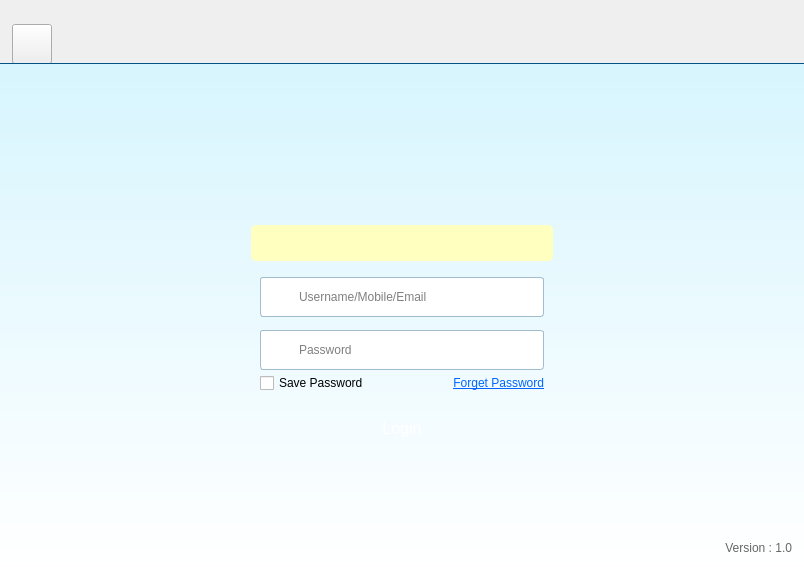
<?xml version="1.0" encoding="UTF-8"?>
<ui version="4.0">
 <class>ns::PageLogin</class>
 <widget class="QWidget" name="ns::PageLogin">
  <property name="geometry">
   <rect>
    <x>0</x>
    <y>0</y>
    <width>804</width>
    <height>567</height>
   </rect>
  </property>
  <property name="windowTitle">
   <string>YesPo Service Client</string>
  </property>
  <property name="styleSheet">
   <string notr="true">* {
	font-family: Verdana, &quot;宋体&quot;, Arial, Sans-serif, Segoe UI, Tahoma;
}

#widgetTop {
	background: transparent;
}

#widgetTop #labelCaption {
	font-size: 28px;
	font-weight: bold;
	color: #ffffff;
}

#widgetTop #pushButtonBack {
	border-image: url(:/images/ui/login_back.png);
}

#widgetTop #pushButtonBack:hover {
	border-image: url(:/images/ui/login_back_hover.png);
}

#widgetBottom {
	background: qlineargradient(x1: 0, y1: 0, x2: 0, y2: 1,stop: 0 #d7f5fe, stop: 1.0 #ffffff);
/*	border-bottom-left-radius: 3px;
	border-bottom-right-radius: 3px;*/
	border-top:1px solid #035388;
}

#widgetBottom #labelPhoto {
	background-image: url(:/images/ui/login_photo.png);
	border-radius: 50px;
}

#widgetBottom #labelErrorMsg {
	background: #ffffbf;
	border-radius: 5px;
}

#widgetBottom QLineEdit {
	border: 1px solid #A2BDCE;
	border-radius: 3px;
	background-repeat: none;
	padding-left: 36px;
}

#widgetBottom #lineEditUserName {
	background-image: url(:/images/ui/login_username.png);
}

#widgetBottom #lineEditPassword {
	background-image: url(:/images/ui/login_password.png);
}

#widgetBottom #pushButtonForgetPassword {
	border: none;
	color: #0066ff;
	text-decoration: underline;
	text-align: right;
}

#widgetBottom #pushButtonLogin {
	color: #ffffff;
	font-size: 16px;
	border-image: url(:/images/ui/bi_login.png) 0 3 0 3;
	border-top: 0px transparent;
	border-right: 3px transparent;
	border-bottom: 0px transparent;
	border-left: 3px transparent;
	text-align: center;
}

#widgetBottom #pushButtonLogin:hover {
	border-image: url(:/images/ui/bi_login_hover.png) 0 3 0 3;
}

#widgetBottom #pushButtonLogin:pressed {
	border-image: url(:/images/ui/bi_login_pressed.png) 0 3 0 3;
}

#widgetBottom #labelLoginVersion {
	font-size: 12px;
	color: #666666;
	padding-top: 10px;
}</string>
  </property>
  <layout class="QVBoxLayout" name="verticalLayout_2">
   <property name="spacing">
    <number>0</number>
   </property>
   <property name="margin">
    <number>0</number>
   </property>
   <item>
    <widget class="QWidget" name="widgetTop" native="true">
     <property name="minimumSize">
      <size>
       <width>0</width>
       <height>63</height>
      </size>
     </property>
     <property name="maximumSize">
      <size>
       <width>16777215</width>
       <height>63</height>
      </size>
     </property>
     <layout class="QVBoxLayout" name="verticalLayout">
      <property name="spacing">
       <number>0</number>
      </property>
      <property name="topMargin">
       <number>9</number>
      </property>
      <property name="bottomMargin">
       <number>0</number>
      </property>
      <item>
       <layout class="QHBoxLayout" name="horizontalLayout">
        <property name="leftMargin">
         <number>3</number>
        </property>
        <property name="topMargin">
         <number>15</number>
        </property>
        <property name="bottomMargin">
         <number>0</number>
        </property>
        <item>
         <widget class="QPushButton" name="pushButtonBack">
          <property name="minimumSize">
           <size>
            <width>40</width>
            <height>40</height>
           </size>
          </property>
          <property name="maximumSize">
           <size>
            <width>40</width>
            <height>40</height>
           </size>
          </property>
          <property name="cursor">
           <cursorShape>PointingHandCursor</cursorShape>
          </property>
          <property name="text">
           <string/>
          </property>
         </widget>
        </item>
        <item>
         <spacer name="horizontalSpacer">
          <property name="orientation">
           <enum>Qt::Horizontal</enum>
          </property>
          <property name="sizeHint" stdset="0">
           <size>
            <width>40</width>
            <height>20</height>
           </size>
          </property>
         </spacer>
        </item>
       </layout>
      </item>
     </layout>
    </widget>
   </item>
   <item>
    <widget class="QWidget" name="widgetBottom" native="true">
     <layout class="QVBoxLayout" name="verticalLayout_5">
      <item>
       <layout class="QHBoxLayout" name="horizontalLayout_3">
        <item>
         <spacer name="horizontalSpacer_2">
          <property name="orientation">
           <enum>Qt::Horizontal</enum>
          </property>
          <property name="sizeHint" stdset="0">
           <size>
            <width>40</width>
            <height>20</height>
           </size>
          </property>
         </spacer>
        </item>
        <item>
         <widget class="QWidget" name="widgetLoginPanel" native="true">
          <property name="minimumSize">
           <size>
            <width>320</width>
            <height>0</height>
           </size>
          </property>
          <property name="maximumSize">
           <size>
            <width>320</width>
            <height>16777215</height>
           </size>
          </property>
          <layout class="QVBoxLayout" name="verticalLayout_4">
           <property name="spacing">
            <number>3</number>
           </property>
           <item>
            <layout class="QHBoxLayout" name="horizontalLayout_4">
             <property name="topMargin">
              <number>20</number>
             </property>
             <property name="bottomMargin">
              <number>21</number>
             </property>
             <item>
              <spacer name="horizontalSpacer_4">
               <property name="orientation">
                <enum>Qt::Horizontal</enum>
               </property>
               <property name="sizeHint" stdset="0">
                <size>
                 <width>40</width>
                 <height>20</height>
                </size>
               </property>
              </spacer>
             </item>
             <item>
              <widget class="ns::ElidedLabel" name="labelPhoto">
               <property name="minimumSize">
                <size>
                 <width>100</width>
                 <height>100</height>
                </size>
               </property>
               <property name="maximumSize">
                <size>
                 <width>100</width>
                 <height>100</height>
                </size>
               </property>
               <property name="text">
                <string/>
               </property>
               <property name="scaledContents">
                <bool>false</bool>
               </property>
              </widget>
             </item>
             <item>
              <spacer name="horizontalSpacer_5">
               <property name="orientation">
                <enum>Qt::Horizontal</enum>
               </property>
               <property name="sizeHint" stdset="0">
                <size>
                 <width>40</width>
                 <height>20</height>
                </size>
               </property>
              </spacer>
             </item>
            </layout>
           </item>
           <item>
            <widget class="QLabel" name="labelErrorMsg">
             <property name="minimumSize">
              <size>
               <width>0</width>
               <height>36</height>
              </size>
             </property>
             <property name="maximumSize">
              <size>
               <width>16777215</width>
               <height>36</height>
              </size>
             </property>
             <property name="text">
              <string/>
             </property>
             <property name="alignment">
              <set>Qt::AlignCenter</set>
             </property>
            </widget>
           </item>
           <item>
            <widget class="QWidget" name="widget" native="true">
             <layout class="QVBoxLayout" name="verticalLayout_3">
              <property name="spacing">
               <number>13</number>
              </property>
              <property name="topMargin">
               <number>13</number>
              </property>
              <item>
               <widget class="QLineEdit" name="lineEditUserName">
                <property name="minimumSize">
                 <size>
                  <width>0</width>
                  <height>40</height>
                 </size>
                </property>
                <property name="placeholderText">
                 <string>Username/Mobile/Email</string>
                </property>
               </widget>
              </item>
              <item>
               <widget class="QWidget" name="widgetPassword" native="true">
                <layout class="QVBoxLayout" name="verticalLayout_6">
                 <property name="spacing">
                  <number>3</number>
                 </property>
                 <property name="margin">
                  <number>0</number>
                 </property>
                 <item>
                  <widget class="QLineEdit" name="lineEditPassword">
                   <property name="minimumSize">
                    <size>
                     <width>0</width>
                     <height>40</height>
                    </size>
                   </property>
                   <property name="echoMode">
                    <enum>QLineEdit::Password</enum>
                   </property>
                   <property name="placeholderText">
                    <string>Password</string>
                   </property>
                  </widget>
                 </item>
                 <item>
                  <widget class="QWidget" name="widgetPasswordPanel" native="true">
                   <layout class="QHBoxLayout" name="horizontalLayout_2">
                    <property name="margin">
                     <number>0</number>
                    </property>
                    <item>
                     <widget class="QCheckBox" name="checkBoxSavePassword">
                      <property name="text">
                       <string>Save Password</string>
                      </property>
                     </widget>
                    </item>
                    <item>
                     <widget class="QPushButton" name="pushButtonForgetPassword">
                      <property name="cursor">
                       <cursorShape>PointingHandCursor</cursorShape>
                      </property>
                      <property name="text">
                       <string>Forget Password</string>
                      </property>
                     </widget>
                    </item>
                   </layout>
                  </widget>
                 </item>
                </layout>
               </widget>
              </item>
              <item>
               <widget class="QPushButton" name="pushButtonLogin">
                <property name="minimumSize">
                 <size>
                  <width>0</width>
                  <height>45</height>
                 </size>
                </property>
                <property name="maximumSize">
                 <size>
                  <width>16777215</width>
                  <height>45</height>
                 </size>
                </property>
                <property name="cursor">
                 <cursorShape>PointingHandCursor</cursorShape>
                </property>
                <property name="focusPolicy">
                 <enum>Qt::NoFocus</enum>
                </property>
                <property name="text">
                 <string>Login</string>
                </property>
                <property name="default">
                 <bool>false</bool>
                </property>
               </widget>
              </item>
             </layout>
            </widget>
           </item>
          </layout>
         </widget>
        </item>
        <item>
         <spacer name="horizontalSpacer_3">
          <property name="orientation">
           <enum>Qt::Horizontal</enum>
          </property>
          <property name="sizeHint" stdset="0">
           <size>
            <width>40</width>
            <height>20</height>
           </size>
          </property>
         </spacer>
        </item>
       </layout>
      </item>
      <item>
       <spacer name="verticalSpacer">
        <property name="orientation">
         <enum>Qt::Vertical</enum>
        </property>
        <property name="sizeHint" stdset="0">
         <size>
          <width>20</width>
          <height>40</height>
         </size>
        </property>
       </spacer>
      </item>
      <item>
       <widget class="QLabel" name="labelLoginVersion">
        <property name="text">
         <string>Version : 1.0</string>
        </property>
        <property name="alignment">
         <set>Qt::AlignBottom|Qt::AlignRight|Qt::AlignTrailing</set>
        </property>
       </widget>
      </item>
     </layout>
    </widget>
   </item>
  </layout>
 </widget>
 <customwidgets>
  <customwidget>
   <class>ns::ElidedLabel</class>
   <extends>QLabel</extends>
   <header>elidedlabel.h</header>
  </customwidget>
 </customwidgets>
 <resources>
  <include location="translator.qrc"/>
 </resources>
 <connections/>
</ui>
